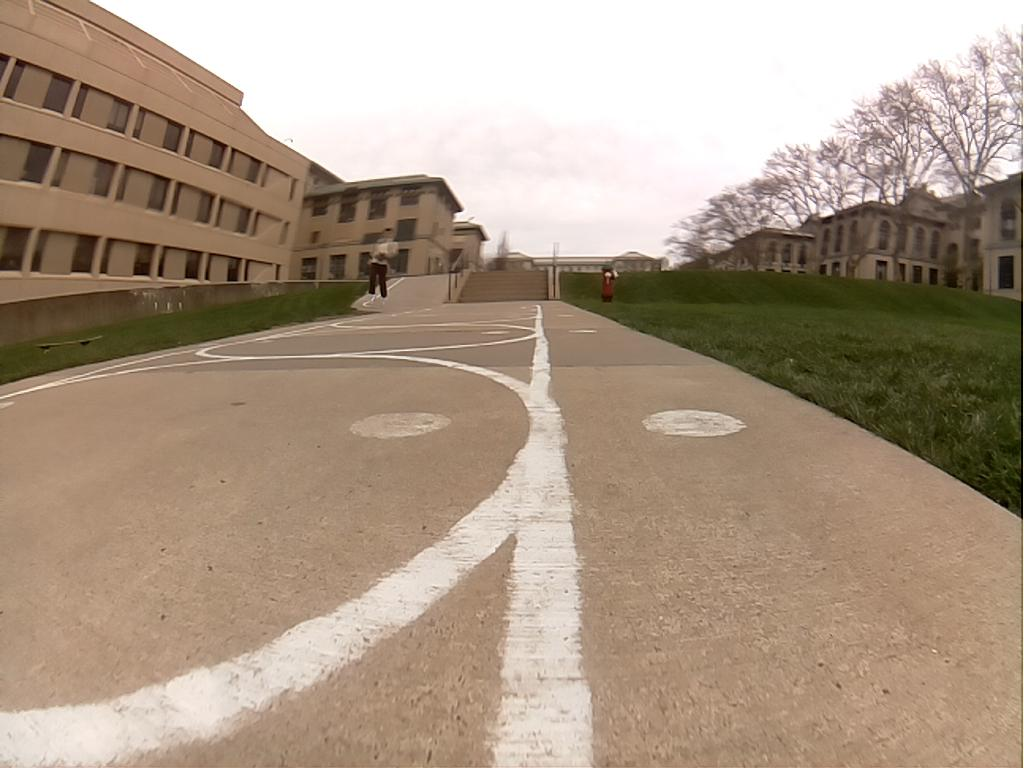
#> input picture imgs/input/0000_cam_image_array_.jpg, 1024 x 768 px, found by its file name; its folder holds only this picture in this run
$ python threshold.py
#> lines starting #> are read from the running program, lines starting #| are printed output that depends on the picture; after the words box and inside, x2 and y2 are one past the last pixel; in counts of white or black regions, pixels touching at a corner belong together
#> further down, img is the input picture: shape (768, 1024, 3); mean B, G, R 133.9, 152.5, 171.3
### cvcar/utils.py
import cv2
import numpy as np

def log(s):
    if False:
        print(s)

def save_img(filename, img):
    # [4 lines of commented-out code are left out]
    if not cv2.imwrite(filename, img):
        raise Exception("Could not write image to {}", filename)

def flip_stack_unfloat(img):
    return np.flipud(np.stack((img,)*3, axis=-1) * 255).astype('uint8')

# [37 lines left out: functions relu, assemble_imgs, assemble_imgs_horiz, not called in this run]

### cvcar/threshold.py
import cv2
import numpy as np
from utils import *
import os
from matplotlib import pyplot as plt

def threshold(img):
    # ksize
    ksize = (5, 5)

    # Using cv2.blur() method
    img = cv2.blur(img, ksize)

    # threshold in yuv space
    yuv = cv2.cvtColor(img, cv2.COLOR_BGR2HSV)
#> yuv: shape (768, 1024, 3); mean H, S, V 18.2, 70.1, 171.4

    # [6 lines of commented-out code are left out]
    nice = yuv[:,:,0] > 80
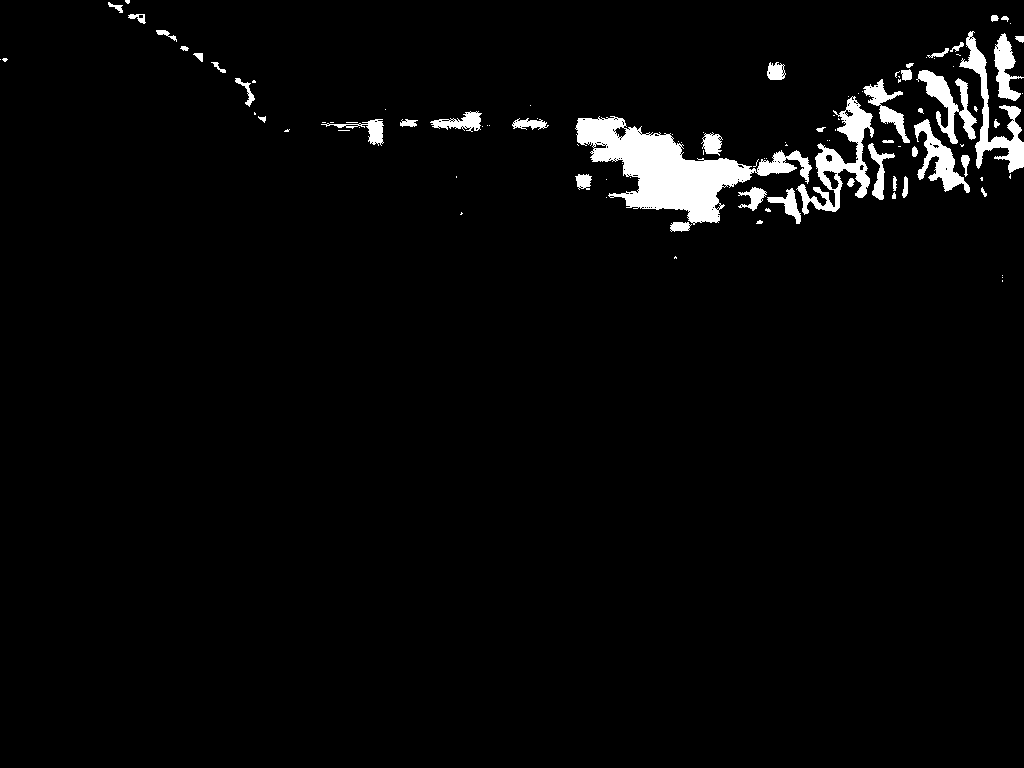
#> nice: shape (768, 1024) bool; 3.1% white; 106 white regions (61 under 20 px), largest, box (x1, y1, x2, y2) and area: (575, 116, 812, 225) 9548, (796, 96, 874, 215) 2802, (959, 31, 1024, 173) 2217
    plt.imshow(nice); plt.show()

    return nice

    # [8 lines of commented-out code are left out]

    return yuv.astype('float32')

from utils import save_img, flip_stack_unfloat

if __name__ == '__main__':
    src_dir = "imgs/input/"
    dest_dir = "imgs/thresholded/"
    jpgs = [jpg for jpg in os.listdir(src_dir) if jpg.endswith('jpg') or jpg.endswith('png')]
    for idx,jpg in enumerate(jpgs):
        src_file = src_dir + jpg
        print(f'reading: {src_file}')
        img = cv2.imread(src_file)
        thresh = threshold(np.array(img))
        save_img(dest_dir + jpg, np.flipud(flip_stack_unfloat(thresh)))
#> in flip_stack_unfloat, `return np.flipud(np.stack((img,)*3, axis=-1) * 255).astype('uint8')`:
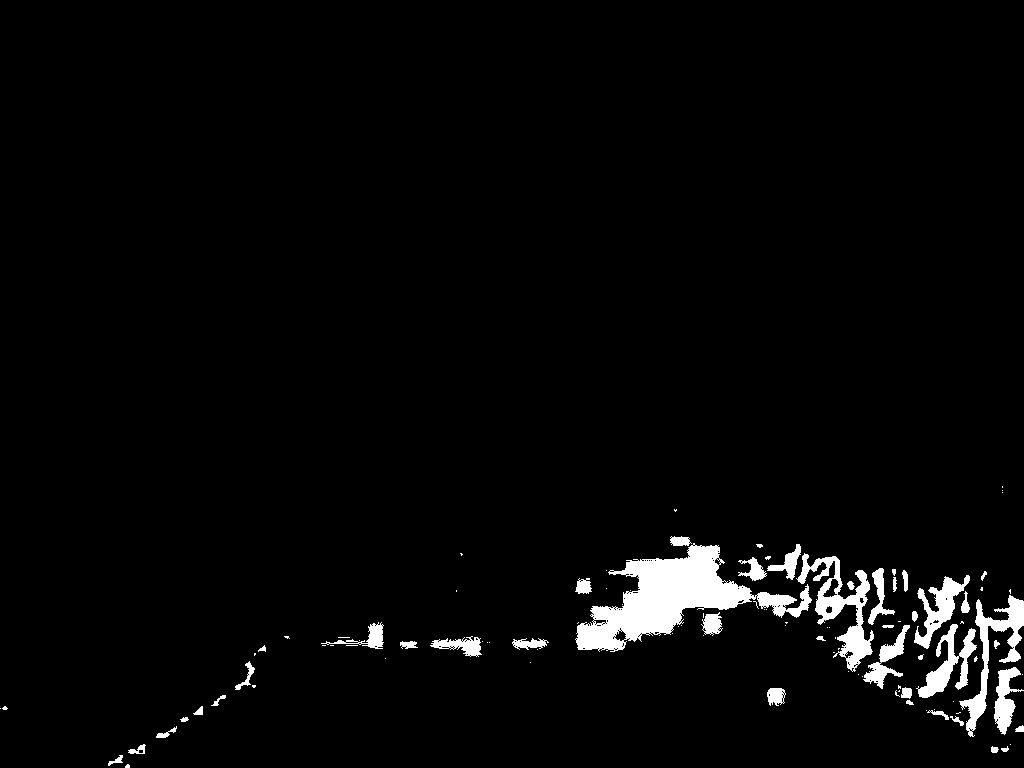
#> returned value: shape (768, 1024, 3); 3.1% white; 106 white regions (61 under 20 px), largest, box (x1, y1, x2, y2) and area: (575, 543, 812, 652) 9548, (796, 553, 874, 672) 2802, (959, 595, 1024, 737) 2217

$ run again, on imgs/input/0_8023_cam_image_array_.jpg
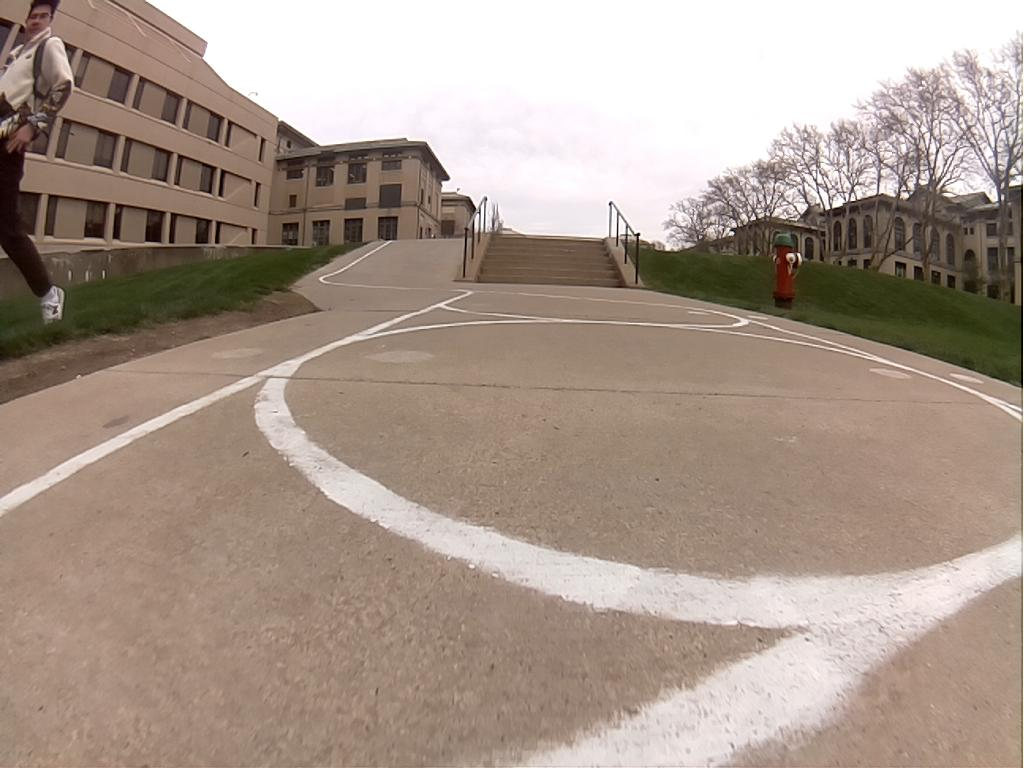
#> input picture imgs/input/0_8023_cam_image_array_.jpg, 1024 x 768 px, found by its file name
#> img is the input picture: shape (768, 1024, 3); mean B, G, R 140.5, 152.1, 168.7
#> yuv: shape (768, 1024, 3); mean H, S, V 22.8, 53.7, 168.7
#> in threshold, `nice = yuv[:,:,0] > 80`:
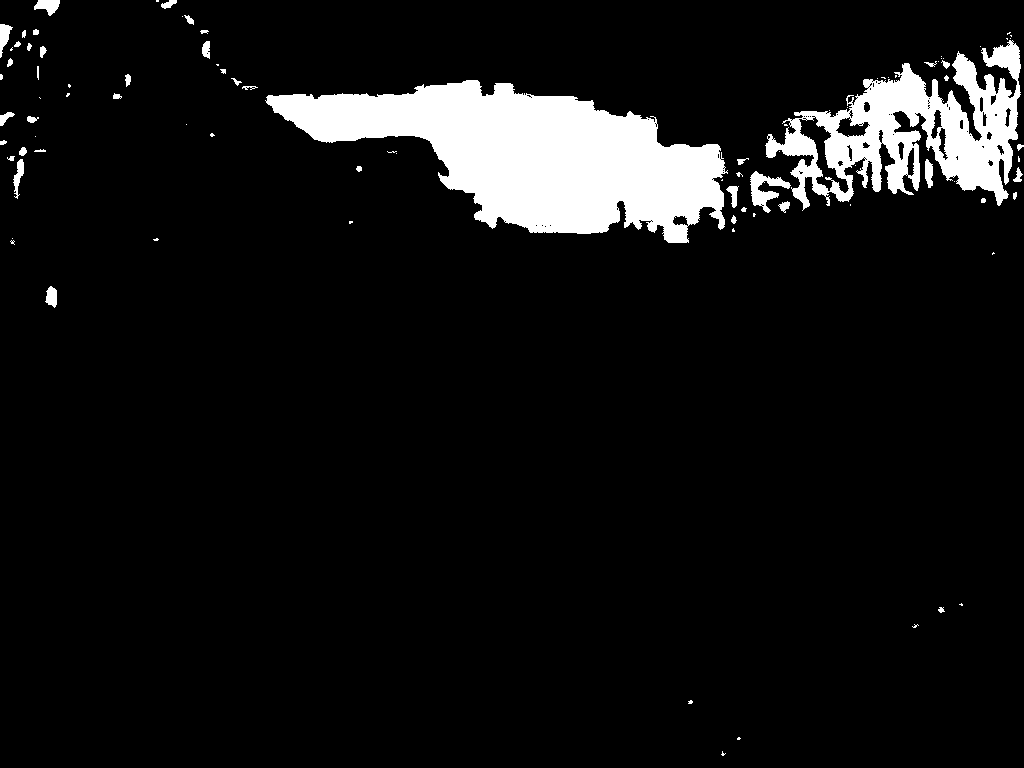
#> nice: shape (768, 1024) bool; 7.8% white; 93 white regions (49 under 20 px), largest, box (x1, y1, x2, y2) and area: (265, 80, 728, 243) 39089, (765, 40, 1021, 211) 18308, (750, 171, 791, 213) 707
#> in flip_stack_unfloat, `return np.flipud(np.stack((img,)*3, axis=-1) * 255).astype('uint8')`:
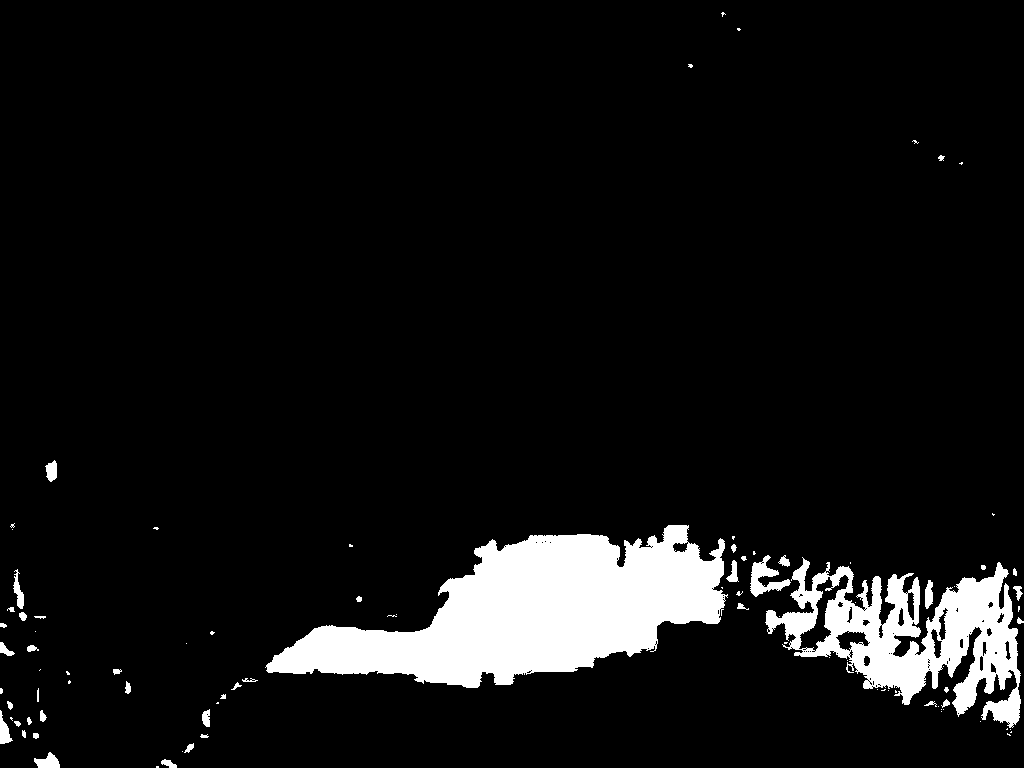
#> returned value: shape (768, 1024, 3); 7.8% white; 93 white regions (49 under 20 px), largest, box (x1, y1, x2, y2) and area: (265, 525, 728, 688) 39089, (765, 557, 1021, 728) 18308, (750, 555, 791, 597) 707

$ run again, on imgs/input/0_9411_cam_image_array_.jpg
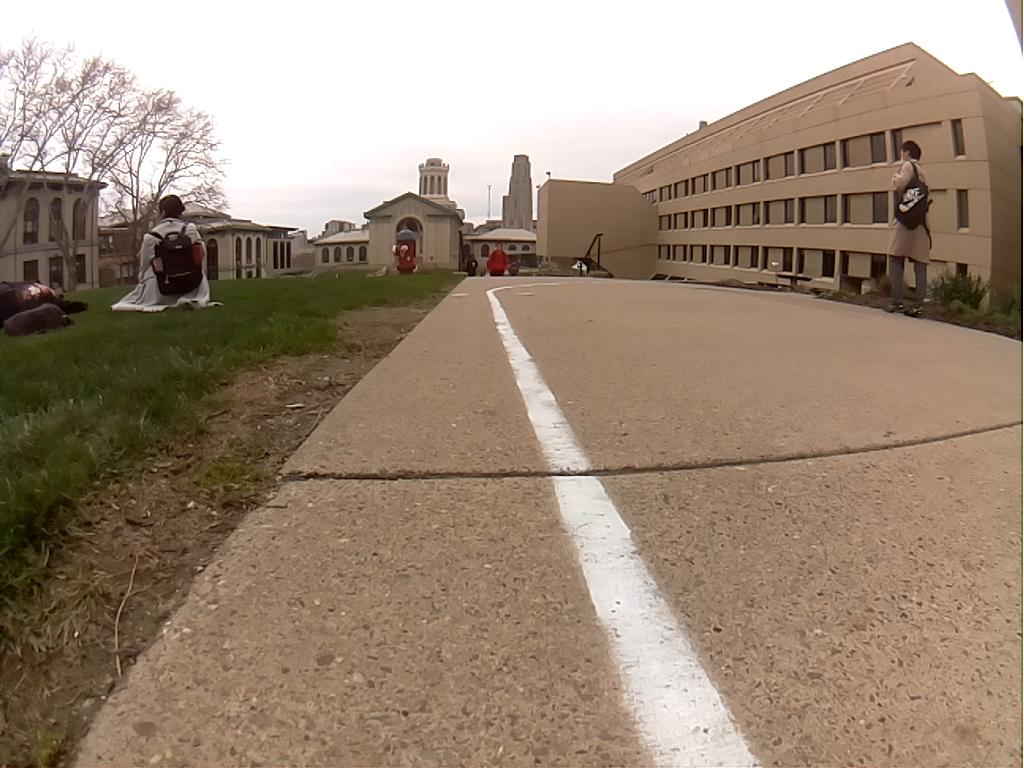
#> input picture imgs/input/0_9411_cam_image_array_.jpg, 1024 x 768 px, found by its file name
#> img is the input picture: shape (768, 1024, 3); mean B, G, R 120.9, 139, 157.9
#> yuv: shape (768, 1024, 3); mean H, S, V 16.4, 77, 157.9
#> in threshold, `nice = yuv[:,:,0] > 80`:
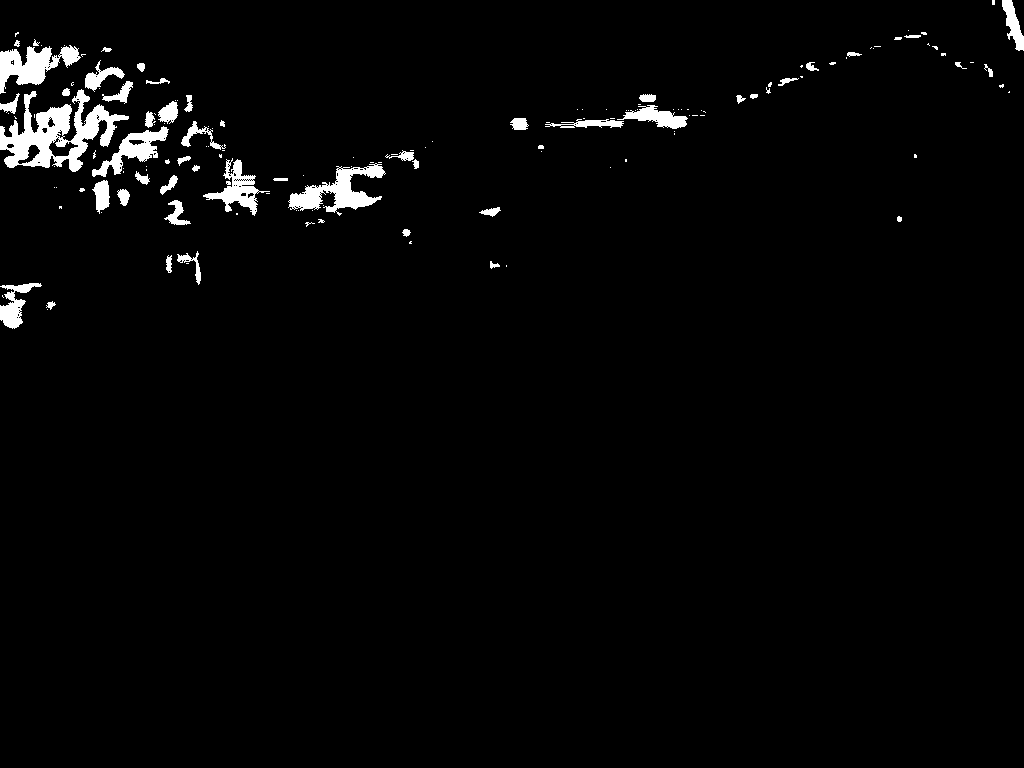
#> nice: shape (768, 1024) bool; 2.3% white; 152 white regions (100 under 20 px), largest, box (x1, y1, x2, y2) and area: (0, 89, 129, 172) 4370, (288, 163, 386, 216) 2034, (0, 45, 81, 94) 1860
#> in flip_stack_unfloat, `return np.flipud(np.stack((img,)*3, axis=-1) * 255).astype('uint8')`:
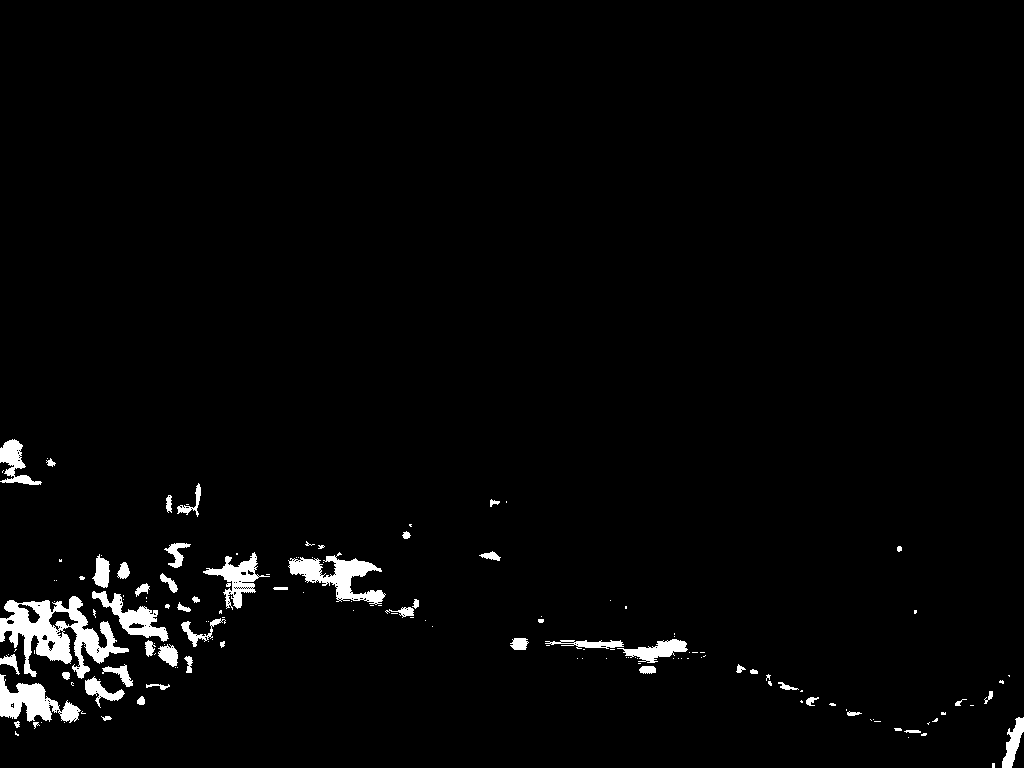
#> returned value: shape (768, 1024, 3); 2.3% white; 152 white regions (100 under 20 px), largest, box (x1, y1, x2, y2) and area: (0, 596, 129, 679) 4370, (288, 552, 386, 605) 2034, (0, 674, 81, 723) 1860
